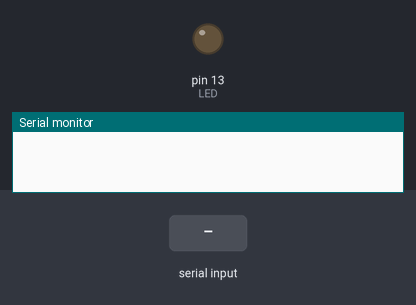
A sketch run on a simulated Arduino Uno, built with avr-gcc and run on an emulated ATmega328P. Parts: output pins drawn as LEDs (lit = HIGH), the last lines printed to the serial monitor. Inputs (shaded band) come from the test bench.

Above: at 1.2 s.
1.3 s: "l90\n" received over Serial
At 2.2 s:
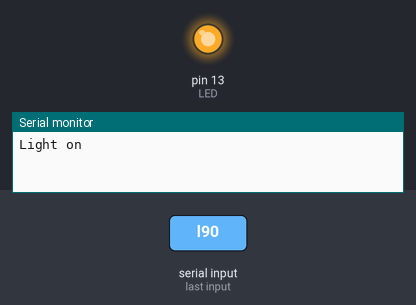
2.8 s: "m,45\n" received over Serial
At 3.4 s:
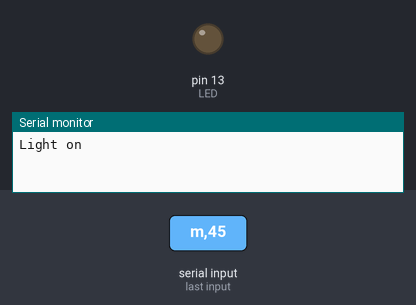
4.3 s: "m90\n" received over Serial
At 5.7 s:
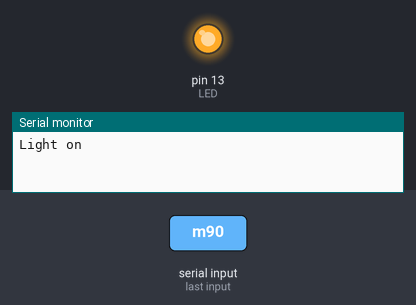
Timing chart, 0 to 30.2 s (numbered marks = the images above; inputs shaded):
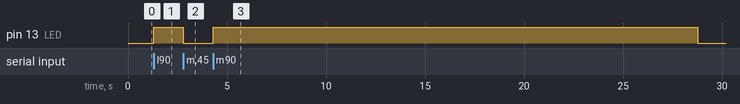

The sketch:

sketch_nov15a.ino
```cpp
bool stringComplete = false;
String inputString = "";
int LED = LED_BUILTIN;

void SerialPrint(String s) {
  Serial.print(s + "\n");
}

void setup() {
  // put your setup code here, to run once:
  pinMode(LED, OUTPUT);
  Serial.begin(115200);
}

void loop() {
  // put your main code here, to run repeatedly:
  if (stringComplete) {
    char command = inputString.charAt(0);
    int argument = inputString.substring(1).toInt();
    // Serial.println(argument);
    switch (command) {
      case 'l':
        digitalWrite(LED, argument);
        SerialPrint(argument ? "Light on" : "Light off");
        break;
      case 'm':
        digitalWrite(LED, 1);
        delay(argument*1000);
        digitalWrite(LED, 0);
        break;
      case 'd':
        for (int i = 1; i <= 100; i++) {
          SerialPrint(String(pow(i, 2)));
        }
        break;
      default:
        SerialPrint("unknown command: " + String(command));
    }
    inputString = "";
    stringComplete = false;
  }
}

void serialEvent() {
  while (Serial.available()) {
    char inChar = (char)Serial.read();
    if (inChar == '\n') {
      stringComplete = true;
    } else {
      inputString += inChar;
    }
  }
}
```

Measured:
- after the input at 1.3 s, pin 13 (LED): LOW → HIGH at once
- after the input at 2.8 s, pin 13 (LED): HIGH → LOW at once
- after the input at 4.3 s, pin 13 (LED): LOW → HIGH at once, → LOW 24.5 s later
